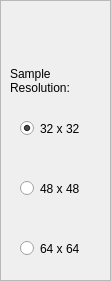
     <widget class="QFrame" name="frame">
      <property name="geometry">
       <rect>
        <x>500</x>
        <y>30</y>
        <width>111</width>
        <height>281</height>
       </rect>
      </property>
      <property name="frameShape">
       <enum>QFrame::StyledPanel</enum>
      </property>
      <property name="frameShadow">
       <enum>QFrame::Raised</enum>
      </property>
      <widget class="QLabel" name="sampleResolutionLabel">
       <property name="geometry">
        <rect>
         <x>10</x>
         <y>60</y>
         <width>91</width>
         <height>41</height>
        </rect>
       </property>
       <property name="text">
        <string>Sample Resolution:</string>
       </property>
       <property name="wordWrap">
        <bool>true</bool>
       </property>
      </widget>
      <widget class="QRadioButton" name="resolution32">
       <property name="geometry">
        <rect>
         <x>20</x>
         <y>120</y>
         <width>82</width>
         <height>17</height>
        </rect>
       </property>
       <property name="text">
        <string>32 x 32</string>
       </property>
       <property name="checked">
        <bool>true</bool>
       </property>
      </widget>
      <widget class="QRadioButton" name="resolution48">
       <property name="geometry">
        <rect>
         <x>20</x>
         <y>180</y>
         <width>82</width>
         <height>17</height>
        </rect>
       </property>
       <property name="text">
        <string>48 x 48</string>
       </property>
      </widget>
      <widget class="QRadioButton" name="resolution64">
       <property name="geometry">
        <rect>
         <x>20</x>
         <y>240</y>
         <width>82</width>
         <height>17</height>
        </rect>
       </property>
       <property name="text">
        <string>64 x 64</string>
       </property>
      </widget>
     </widget>
